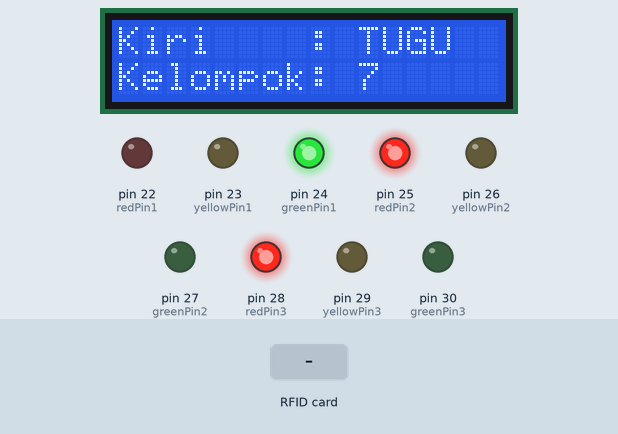
A sketch run on a simulated Arduino Mega 2560, built with avr-gcc and run on an emulated ATmega2560. Shown: 16×2 character LCD, output pins drawn as LEDs (lit = HIGH). Inputs (shaded band) come from the test bench. Pins used as bus, display or sensor lines are not drawn; what the sketch prints to the serial monitor is not drawn.

Above: at 1.3 s.
1.4 s: RFID card 03 E6 DB 1B held to the reader
At 2.7 s:
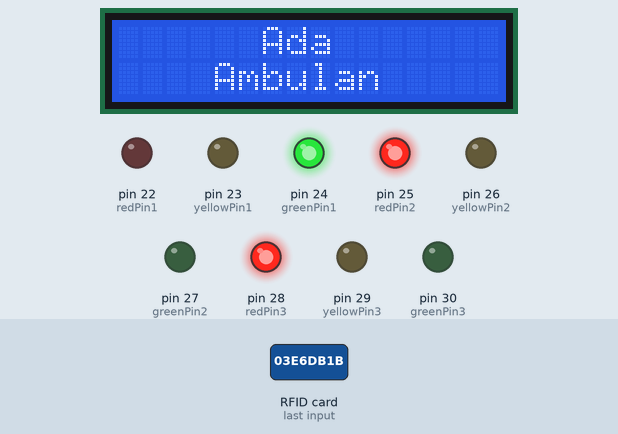
At 10.0 s:
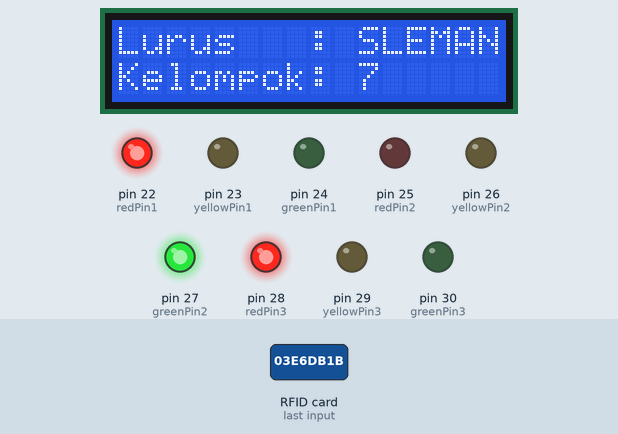
Timing chart, 0 to 27.4 s (numbered marks = the images above; inputs shaded):
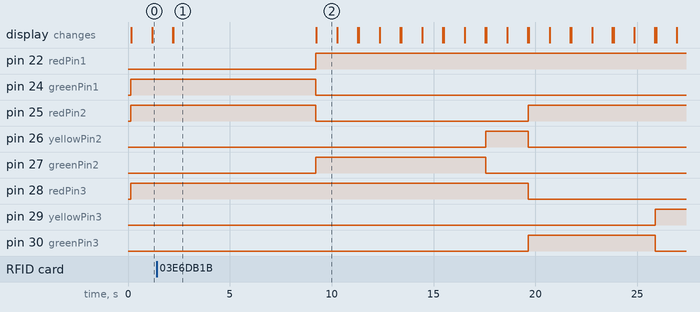

The sketch:

Traffic_Light_Mendeteksi_Adanya_Ambulan_RFID.ino
```cpp
#include <Wire.h>
#include <LiquidCrystal_I2C.h>
#include <MFRC522.h>
#include <SPI.h>

// RFID module setup
#define RST_PIN         5          // Pin 5 Arduino Mega Ke RFID
#define SS_PIN          53         // SS/SDA Pin 53 Arduino Mega Ke RFID
MFRC522 mfrc522(SS_PIN, RST_PIN);  // Create MFRC522 instance

// I2C LCD address
#define I2C_ADDR 0x27

// Number of columns and rows on the LCD
#define LCD_COLS 16
#define LCD_ROWS 2

// RFID Card ID to detect (replace with your card's actual ID)
byte myCardID[] = {0x03, 0xE6, 0xDB, 0x1B};

// Initialize the LCD object

LiquidCrystal_I2C lcd(I2C_ADDR, LCD_COLS, LCD_ROWS);

const int redPin1 = 22;
const int yellowPin1 = 23;
const int greenPin1 = 24;

const int redPin2 = 25;
const int yellowPin2 = 26;
const int greenPin2 = 27;

const int redPin3 = 28;
const int yellowPin3 = 29;
const int greenPin3 = 30;

// Waktu tunda untuk setiap fase (dalam milidetik)
const unsigned long greenTime = 7000;  // 7 detik
const unsigned long yellowTime = 2000; // 2 detik
const unsigned long redTime = 7000;    // 7 detik

unsigned long previousMillis = 0;

// Enum untuk definisi state
enum TrafficLightState {
  RED,
  YELLOW,
  GREEN
};

void setTrafficLight(int redPin, int yellowPin, int greenPin, TrafficLightState state) {
  digitalWrite(redPin, state == RED);
  digitalWrite(yellowPin, state == YELLOW);
  digitalWrite(greenPin, state == GREEN);
}

bool isAmbulanDetected = false;

void setup() {
  Serial.begin(9600);
  Serial.println("Initializing...");
  SPI.begin();
  mfrc522.PCD_Init();

  lcd.begin(LCD_COLS, LCD_ROWS);
  lcd.backlight();
  lcd.clear();
  Serial.println("Initialization complete.");

  pinMode(redPin1, OUTPUT);
  pinMode(yellowPin1, OUTPUT);
  pinMode(greenPin1, OUTPUT);

  pinMode(redPin2, OUTPUT);
  pinMode(yellowPin2, OUTPUT);
  pinMode(greenPin2, OUTPUT);

  pinMode(redPin3, OUTPUT);
  pinMode(yellowPin3, OUTPUT);
  pinMode(greenPin3, OUTPUT);


}

void loop() {
  // Look for new cards
  if (mfrc522.PICC_IsNewCardPresent() && mfrc522.PICC_ReadCardSerial()) {
    // Check if the detected card ID matches the specified ID
    if (compareCardID(mfrc522.uid.uidByte, myCardID)) {
      Serial.println("Ambulan card detected!");
      isAmbulanDetected = true;
      displayAmbulanMessage();

      // Traffic lights for Ambulan
      //Green
      digitalWrite(greenPin1, HIGH);
      digitalWrite(greenPin2, LOW);
      digitalWrite(greenPin3, LOW);
      //Kuning
      digitalWrite(yellowPin1, LOW);
      digitalWrite(yellowPin2, LOW);
      digitalWrite(yellowPin3, LOW);
      //Red
      digitalWrite(redPin2, HIGH);
      digitalWrite(redPin3, HIGH);
      digitalWrite(redPin1, LOW);


      delay(7000);  // Display "Ada Ambulan" for 5 seconds
      lcd.clear();

    }
    mfrc522.PICC_HaltA();
  } else {
    // If RFID card is not detected, reset the flag and set normal traffic lights
    isAmbulanDetected = false;
    Serial.println("Ambulan card not detected. Setting normal traffic lights.");
  }

  ledaja();
  // Your existing LCD display code
  lcd.setCursor(0, 0);
  lcd.print("Lurus   : SLEMAN");
  lcd.setCursor(0, 1);
  lcd.print("Kelompok: 7 ");
  delay(1000);
  lcd.clear();

  lcd.setCursor(0, 0);
  lcd.print("Kiri    : TUGU");
  lcd.setCursor(0, 1);
  lcd.print("Kelompok: 7 ");
  delay(1000);
  lcd.clear();


  // Repeat for other LCD displays...
}

// Function to compare two RFID card IDs
bool compareCardID(byte* cardID1, byte* cardID2) {
  for (int i = 0; i < 4; i++) {
    if (cardID1[i] != cardID2[i]) {
      return false;
    }
  }
  return true;
}

// Function to display "Ada Ambulan" message on the LCD
void displayAmbulanMessage() {
  lcd.setCursor(6, 0);
  lcd.print("Ada");
  lcd.setCursor(4, 1);
  lcd.print("Ambulan");

}

void ledaja() {

  // Ambil waktu sekarang
  unsigned long currentMillis = millis();

  // Hitung durasi dari waktu terakhir
  unsigned long elapsedTime = currentMillis - previousMillis;

  // Tentukan state untuk setiap jalur lalu lintas
  TrafficLightState state1, state2, state3;

  if (elapsedTime < greenTime) {
    state1 = GREEN;
    state2 = RED;
    state3 = RED;
    } else if (elapsedTime < greenTime + yellowTime) {
    state1 = YELLOW;
    state2 = RED;
    state3 = RED;
    } else if (elapsedTime < 2 * greenTime + yellowTime) {
    state1 = RED;
    state2 = GREEN;
    state3 = RED;
    } else if (elapsedTime < 2 * greenTime + 2 * yellowTime) {
    state1 = RED;
    state2 = YELLOW;
    state3 = RED;
    } else if (elapsedTime < 3 * greenTime + 2 * yellowTime) {
    state1 = RED;
    state2 = RED;
    state3 = GREEN;
    } else if (elapsedTime < 3 * greenTime + 3 * yellowTime) {
    state1 = RED;
    state2 = RED;
    state3 = YELLOW;
  } else {
    ledaja();
  }
  setTrafficLight(redPin1, yellowPin1, greenPin1, state1);

  // Atur fase lampu lalu lintas untuk Jalur 2
  setTrafficLight(redPin2, yellowPin2, greenPin2, state2);

  // Atur fase lampu lalu lintas untuk Jalur 3
  setTrafficLight(redPin3, yellowPin3, greenPin3, state3);

}
```

Measured:
- after the input at 1.4 s, pin 22 (redPin1): LOW → HIGH after 7.8 s instead of 9.2 s; pin 23 (yellowPin1): stays LOW (without the input it goes to HIGH after 7.1 s)
- what the display in image 1 shows lasts 7.0 s, from 2.2 s to 9.2 s
- what the display in image 2 shows lasts 1.1 s, from 9.2 s to 10.3 s
